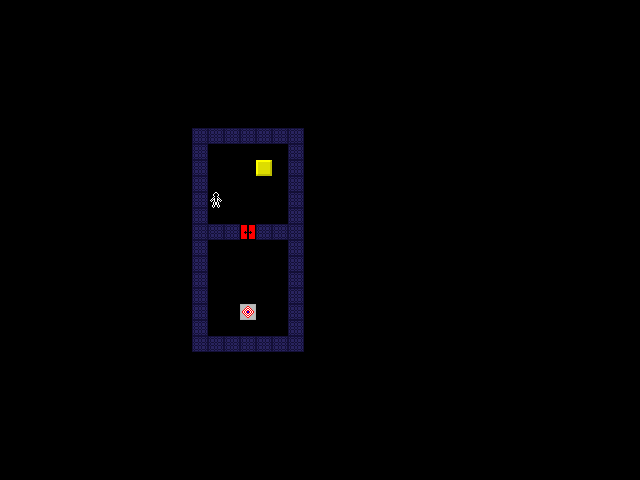

Tiled map render using the project's own tile images. Description and the map definition, with tile-layer contents summarised, below:
An orthogonal 40x30 tile map with 16x16 px tiles, 5 tile layers (tiles, pieces, pieces2, pieces3, ...) and 1 object (001).

<map version="1.10" tiledversion="1.11.0" orientation="orthogonal" renderorder="right-down" width="40" height="30" tilewidth="16" tileheight="16" infinite="0" nextlayerid="8" nextobjectid="7">
 <tileset firstgid="1" name="tiles" tilewidth="16" tileheight="16" tilecount="81" columns="9">
  <image source="tiles.png" width="144" height="144" />
 </tileset>
 <layer id="1" name="tiles" width="40" height="30">
  <data>[1200 cells, 43 non-empty, 2 distinct tile ids]</data>
 </layer>
 <layer id="2" name="pieces" width="40" height="30">
  <data>[1200 cells, 2 non-empty, 2 distinct tile ids]</data>
 </layer>
 <layer id="6" name="pieces2" width="40" height="30">
  <data>[1200 cells, 0 non-empty, 0 distinct tile ids]</data>
 </layer>
 <layer id="7" name="pieces3" width="40" height="30">
  <data>[1200 cells, 0 non-empty, 0 distinct tile ids]</data>
 </layer>
 <layer id="3" name="actors" width="40" height="30">
  <data>[1200 cells, 1 non-empty, 1 distinct tile ids]</data>
 </layer>
 <objectgroup id="5" name="connectors">
  <object id="6" name="001" x="263.5" y="167.5">
   <polyline points="0,0 -18,64.5" />
  </object>
 </objectgroup>
</map>
